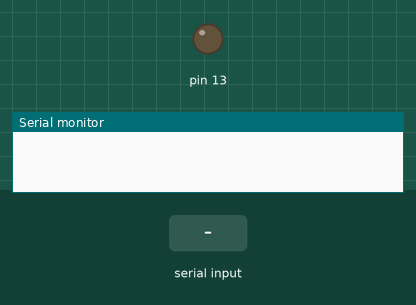
Recording of a sketch running on a simulated Arduino Uno, built with avr-gcc and run on an emulated ATmega328P. Shown: output pins drawn as LEDs (lit = HIGH), the last lines printed to the serial monitor. Inputs (shaded band) come from the test bench. Random numbers use the default seed unless the sketch sets one.

Above: at 1.2 s.
1.3 s: "1\n" received over Serial
At 2.4 s:
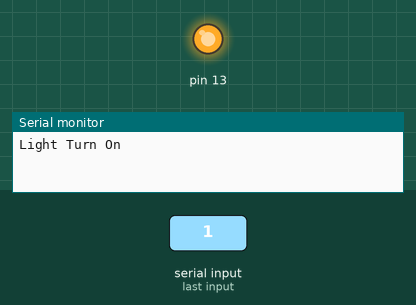
4.2 s: "11\n" received over Serial
At 6.6 s:
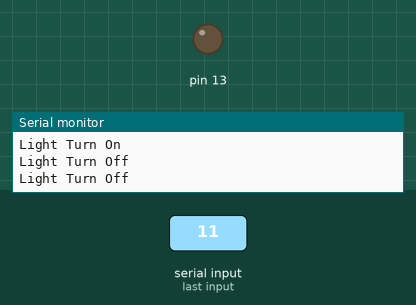
Timing chart, 0 to 8.1 s (numbered marks = the images above; inputs shaded):
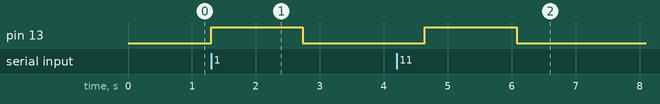

Measured:
- after the input at 1.3 s, pin 13: LOW → HIGH at once, → LOW 1.4 s later
- after the input at 4.2 s, pin 13: LOW → HIGH after 0.44 s, → LOW 1.4 s later

The sketch:

serialPortFromCPlusPlus.ino
```cpp
void setup() {
  // put your setup code here, to run once:
  Serial.begin(9600);
  pinMode(13,OUTPUT);
}

void loop() {
  // put your main code here, to run repeatedly:
  int wait = random(250,750);
  int turnOn = 0;

  if (Serial.available())
  {
    // Expects an int.
    turnOn = Serial.parseInt();
    // FOR ACTUAL CODE:
    //    Gets an 11, 12, 13, 14 if want manual command
    //    Gets a 0XXXXYYYY if want automatic
    //    DO IF STATEMENT:
    //      If < 20, treat as manual, do servostuff
    //      If > 10001 ((In C++ have X must be > 0, Y > 0, so can assume this))
    //         then break apart and do stuff

    // AUTO LOGIC:
    //    Value / 10000 == XXXX.YYYY, int, lose Y. Done.
    //    Value % 10000 == 0000YYYY, int, lost X. Done.
    //    NewVal / 1000 == X.xxx, int, done.
    //    NewVal /  100 == XX.xx, int, %10, done
    //    NewVal /   10 == XXX.x, int, %10, done
    //    NewVal %   10 == 000X, done.

    // If the angle to move to is greater than 0, we can move to it
    // If angle > 180, servo moves to 180
    if(turnOn == 1)
    {
        digitalWrite(13,HIGH);
        Serial.write("Light Turn On \n");
        delay(wait);
    }
    if(turnOn == 0)
    {
        digitalWrite(13,LOW);
        Serial.write("Light Turn Off \n");
        delay(wait);
    }
    if(turnOn == 11)
    {
      while(true){
        digitalWrite(13,LOW);
        delay(wait);
        digitalWrite(13,HIGH);
        delay(wait);
        if (Serial.available())
          break;
      }
    }
  }
}
```
